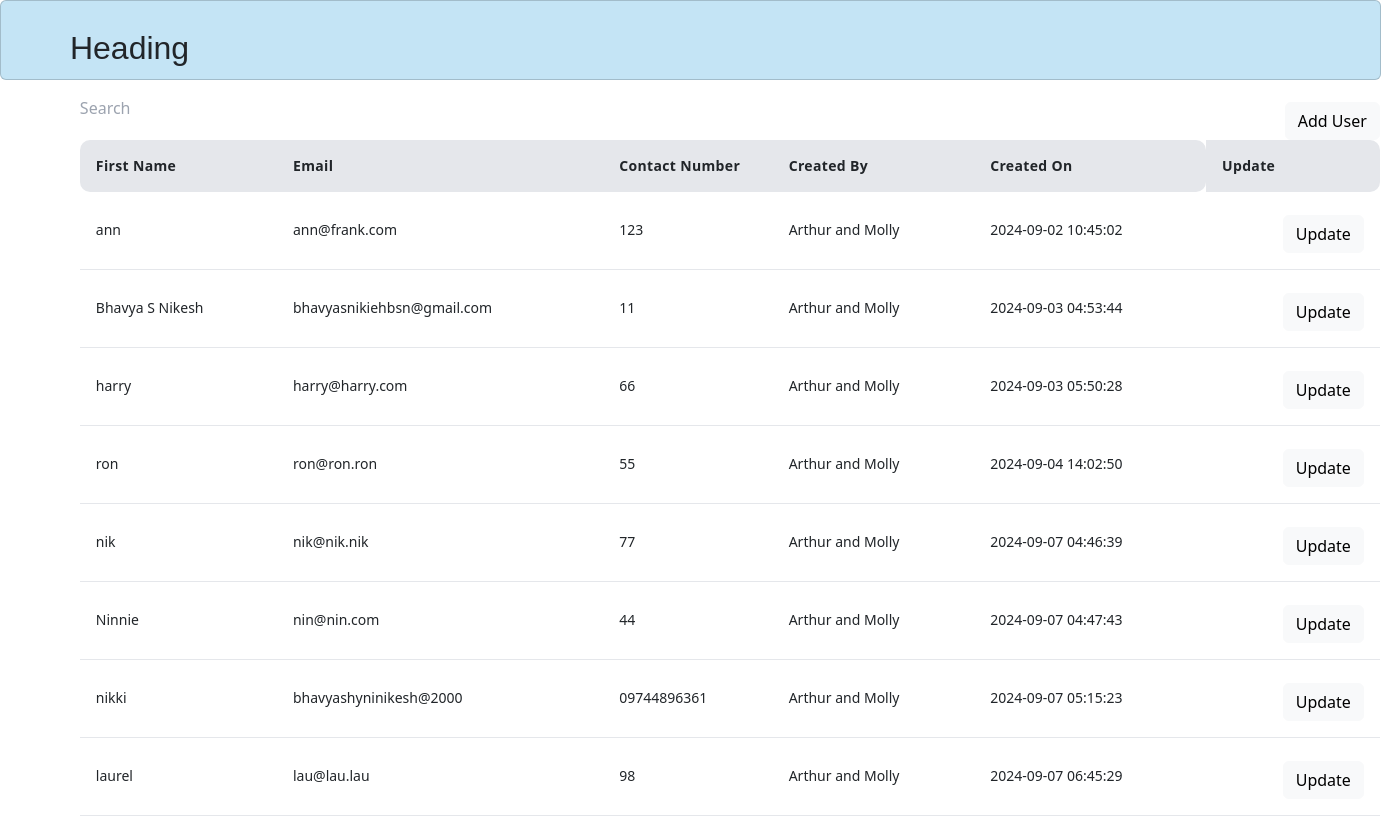
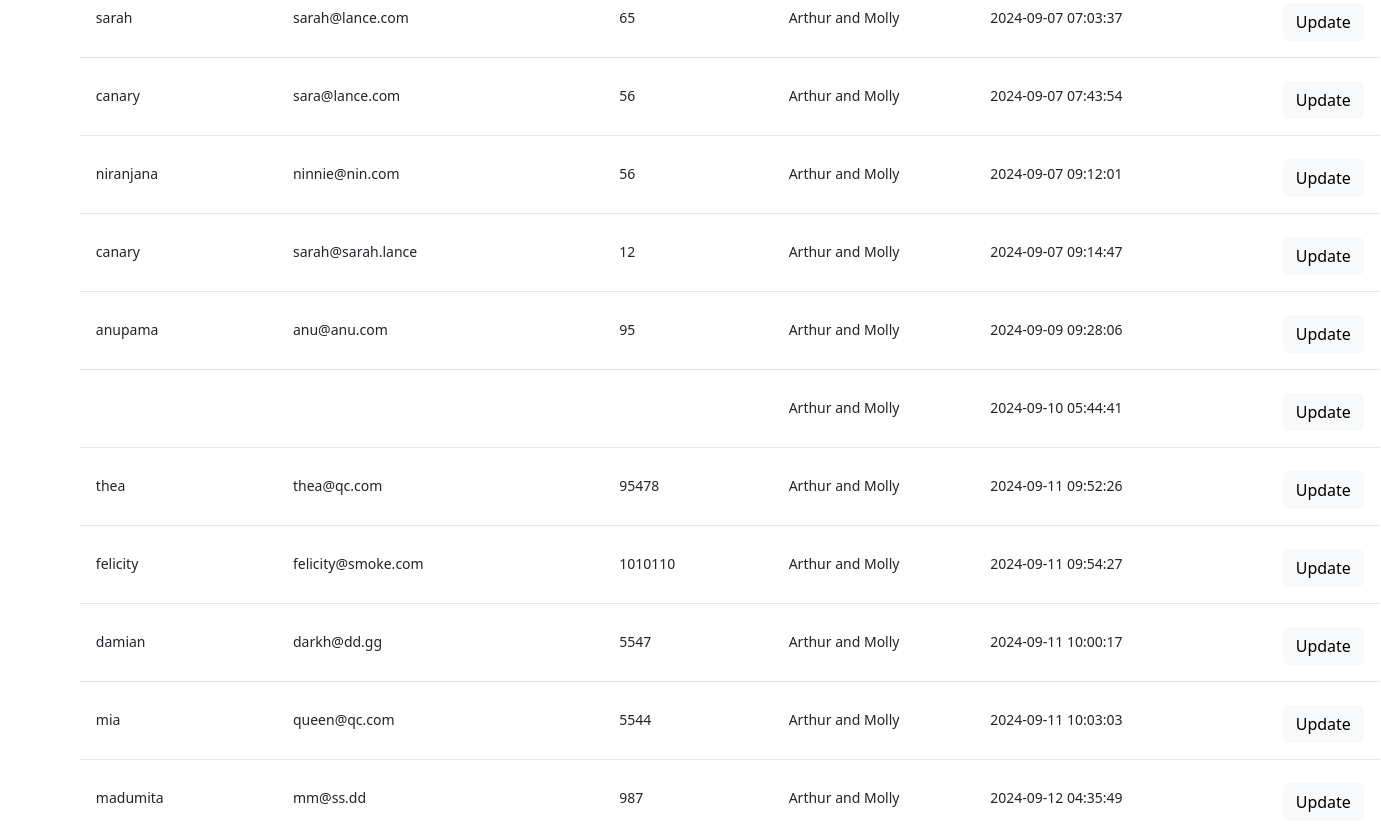
/users, run on an earlier commit of the app's database (2 pictures, top to bottom).
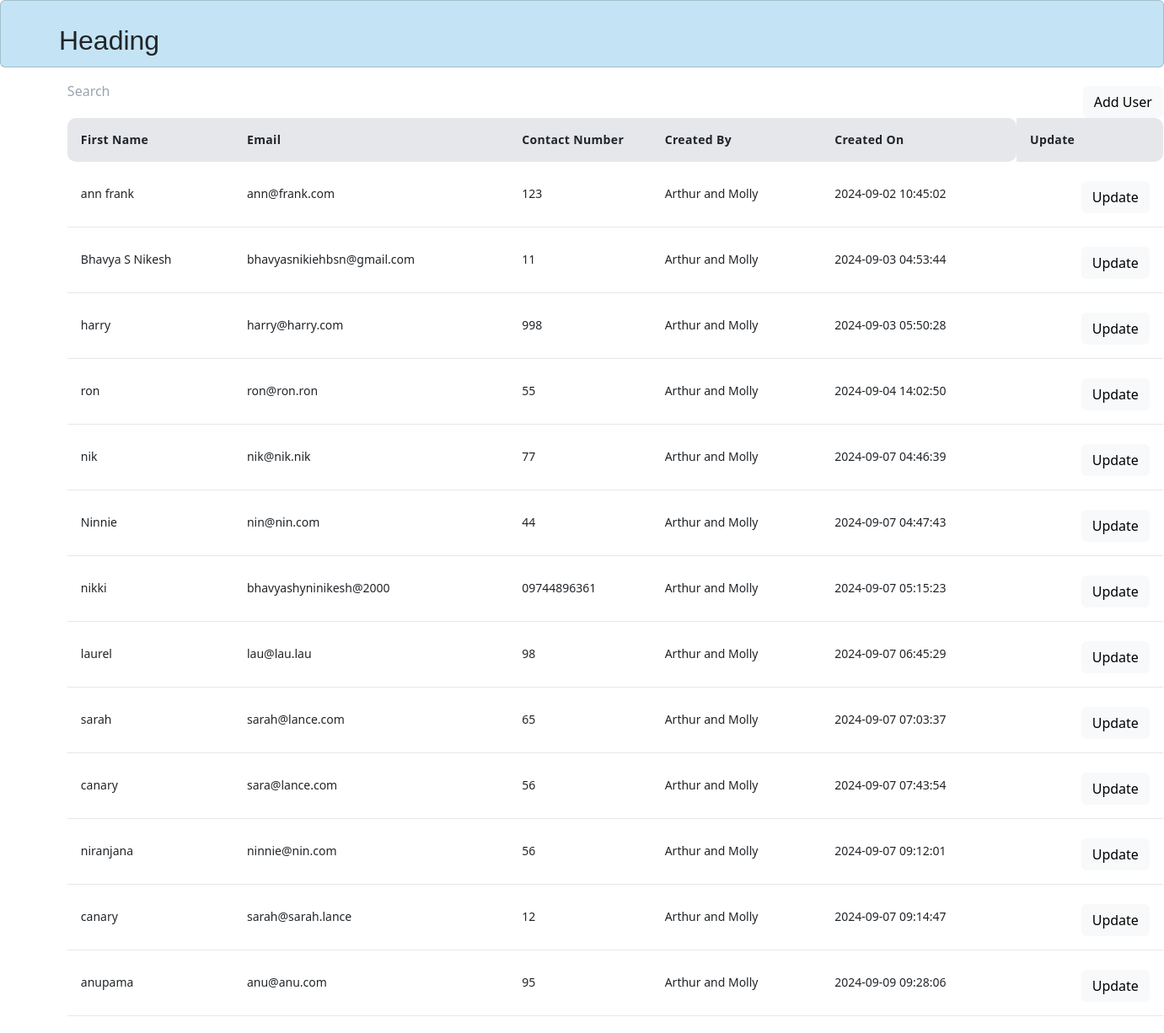
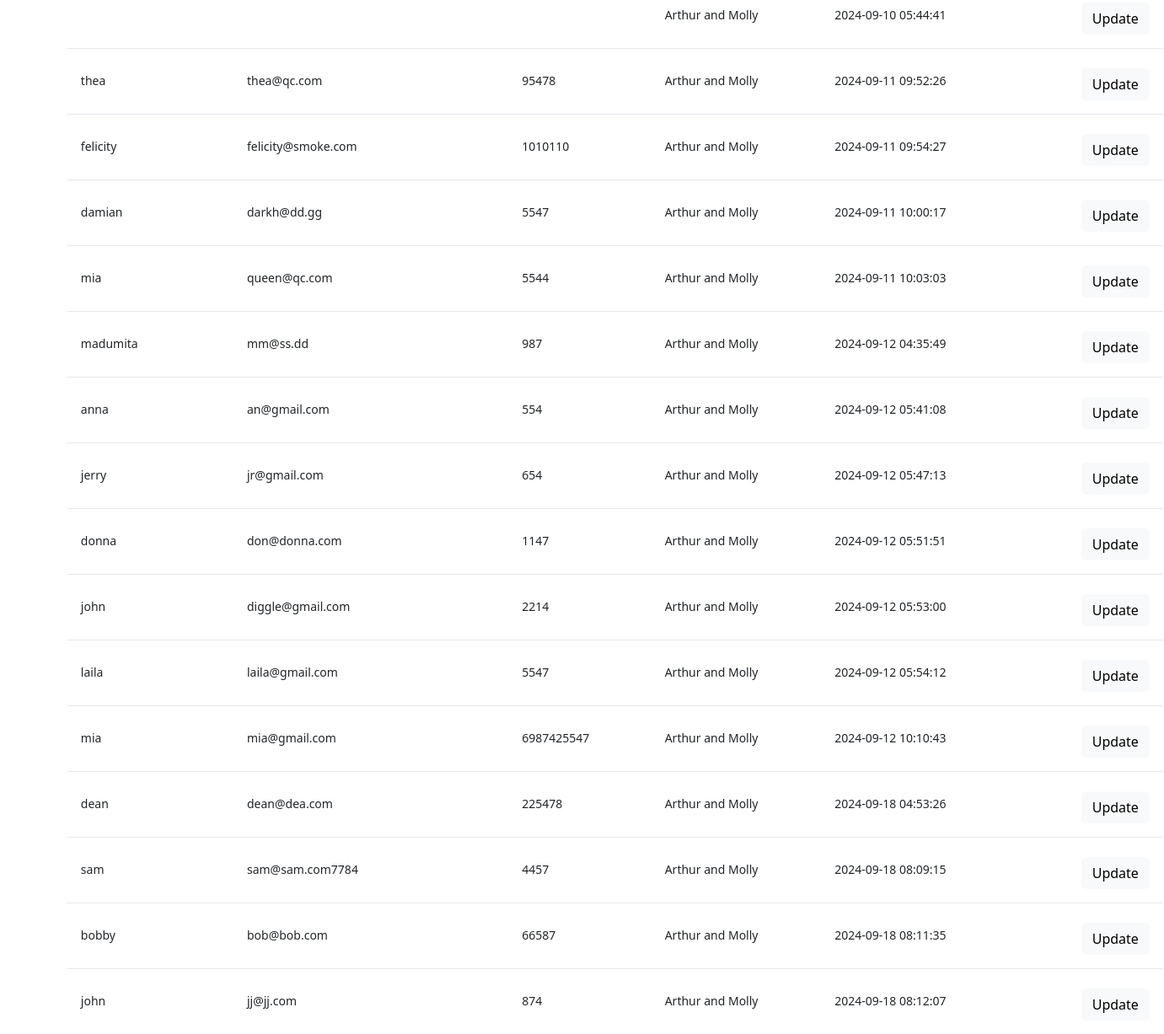
And on a later commit of the database (2 pictures, top to bottom).
### app.py (models this page shows)
class User(db.Model, UserMixin):
    user_id = db.Column(db.Integer, primary_key=True, autoincrement=True)
    email = db.Column(db.String(100),unique=True)
    password_hash = db.Column(db.String(500))
    first_name = db.Column(db.String(100),nullable=False)
    middle_name = db.Column(db.String(100),nullable=False)
    last_name = db.Column(db.String(100))
    contact_no =  db.Column(db.String(100),nullable=False)
    alt_contact_no = db.Column(db.String(100), nullable=True, default=None)
    company_id = mapped_column(Integer, ForeignKey("company.comp_id"))
    company = relationship("Company",backref=backref('users', lazy=True))
    is_deleted = db.Column(db.Boolean, default=False)
    created_by = db.Column(db.String(100), nullable=False)
    created_dt = db.Column(db.DateTime(timezone=True), server_default=func.now())
    updated_by = db.Column(db.String(100), nullable=False)
    updated_dt = db.Column(db.DateTime(timezone=True), server_default=func.now())

### app.py (the view)
@app.route('/users',methods=['GET', 'POST'] )
def users():
    user_list = User.query.all()
    return render_template('partials/table.html', users=user_list)

### templates/partials/table.html (shortened to what this page needs)
{% extends 'base.html' %}
{% block content %}
<!DOCTYPE html>
<html lang="en">
<head>
  <link href="https://unpkg.com/tailwindcss@^2/dist/tailwind.min.css" rel="stylesheet">
  <link href="https://cdn.jsdelivr.net/npm/bootstrap@5.3.3/dist/css/bootstrap.min.css" rel="stylesheet">
</head>
<body>
<div>
  <section class="section">
    <div id="table1">
      <div>
        <input type="text" class="input bg-white-50" style="float: left;" placeholder="Search" name="q" hx-get="/search" hx-trigger="keyup changed delay:500ms" hx-target="#results">
        <button
            x-data="{usedKeyboard: false}"
            @keydown.window.tab="usedKeyboard = true"
            role="button"
            @click="$dispatch('open-menu', { open: true, user_id:'aa'})"
            :class="{'focus:outline-none': !usedKeyboard}"
            class="btn btn-light" style="float: right;">
            Add User
        </button>
      </div>
      <table class="table2" id="results">
        <thead class="bg-gray-200 text-black-500">
          <tr class="bg-white-50">
            <th class="w-24 p-3 text-sm font-bold tracking-wide text-left">First Name</th>
            <th class="w-24 p-3 text-sm font-bold tracking-wide text-left">Email</th>
            <th class="w-24 p-3 text-sm font-bold tracking-wide text-left">Contact Number</th>
            <th class="w-24 p-3 text-sm font-bold tracking-wide text-left">Created By</th>
            <th class="w-24 p-3 text-sm font-bold tracking-wide text-left">Created On</th>
            <th class="w-24 p-3 text-sm font-bold tracking-wide text-left">Update</th>
          </tr>
        </thead>
        <tbody id="results" class="divide-y divide-white-100">
          {% for user in users %}
          <tr class="bg-white-200">
            <td class="p-3 text-sm text-black-700 whitespace-nowrap">{{ user.first_name }}</td>
            <td class="p-3 text-sm text-black-700 whitespace-nowrap">{{ user.email }}</td>
            <td class="p-3 text-sm text-black-700 whitespace-nowrap">{{ user.contact_no }}</td>
            <td class="p-3 text-sm text-black-700 whitespace-nowrap">{{ user.created_by }}</td>
            <td class="p-3 text-sm text-black-700 whitespace-nowrap">{{ user.created_dt }}</td>
            <td class="p-3 text-sm text-black-700 whitespace-nowrap">
              <a id="{{user.user_id}}" x-data="{usedKeyboard: false}" @keydown.window.tab="usedKeyboard = true" role="button" @click="$dispatch('open-menu', {open: true, user_id: $event.target.id});"  class="btn btn-light" style="float: right;">Update</a>
            </td>
          </tr>
          {% endfor %}
        </tbody>
      </table>
    </div>
  </section>
</div>
</body>
{% endblock %}

### templates/base.html (shortened to what this page needs)
<!doctype html>
<html lang="en">
  <head>
    <link href="{{url_for('static', filename='style.css')}}" rel="stylesheet">
    <script src="https://cdn.tailwindcss.com"></script>
  </head>
  <body>
    <header>
      <div id="pagetop" class="card">
          <div id="heading">
              <h2>Heading</h2>
          </div>
  </header>
    <div class="container-fluid">
        {% block content %}
         {% endblock %}
        </div>
  </body>
</html>

### static/style.css (style rules this page uses)
html, body { height: 100%; }
body { height: -moz-calc(100% - 113px); height: -webkit-calc(100% - 113px); height: calc(100% - 113px); }
body { background: #c4e4f5; }
h2 { font-size: 2.5rem; font-weight: bold; }
input { font-size: 18px; font-family:'Times New Roman', Times, serif; height: 27px; }
.btn { margin-left: 10px; margin-top: 7px; font-size: 16px; font-family: 'OpenSansBold'; padding: 5px 15px 10px 15px; }
table, th, td { border-left: none; border-right: none; }
tr td:nth-child(n+5), tr th:nth-child(n+5) { border-radius: 0 .625rem .625rem 0; }
tr td:nth-child(1), tr th:nth-child(1) { border-radius: .625rem 0 0 .625rem; }
#pagetop { position: absolute; padding: 0; height: 56px; top: 0; left: 0; width: 100%; background-color: #c4e4f5; display: inline-block; height: 80px; }
#heading { font-family:'Trebuchet MS', 'Lucida Sans Unicode', 'Lucida Grande', 'Lucida Sans', Arial, sans-serif; margin-top: 2%; margin-left: 5%; }
#table1 { margin-top: 7%; margin-left: 5%; width: 1300px;; }
.table2 { width: 1300px; }

What changed in the data, as far as the page shows it:
changed User "ann@frank.com": first_name "ann" → "ann frank"
changed User "harry": contact_no "66" → "998"
added User: first_name "anna", email "an@gmail.com", contact_no "554", created_by "Arthur and Molly", created_dt "2024-09-12 05:41:08"
added User: first_name "jerry", email "jr@gmail.com", contact_no "654", created_by "Arthur and Molly", created_dt "2024-09-12 05:47:13"
added User: first_name "donna", email "don@donna.com", contact_no "1147", created_by "Arthur and Molly", created_dt "2024-09-12 05:51:51"
added User: first_name "john", email "diggle@gmail.com", contact_no "2214", created_by "Arthur and Molly", created_dt "2024-09-12 05:53:00"
added User: first_name "laila", email "laila@gmail.com", contact_no "5547", created_by "Arthur and Molly", created_dt "2024-09-12 05:54:12"
added User: first_name "mia", email "mia@gmail.com", contact_no "6987425547", created_by "Arthur and Molly", created_dt "2024-09-12 10:10:43"
added User: first_name "dean", email "dean@dea.com", contact_no "225478", created_by "Arthur and Molly", created_dt "2024-09-18 04:53:26"
added User: first_name "sam", email "sam@sam.com7784", contact_no "4457", created_by "Arthur and Molly", created_dt "2024-09-18 08:09:15"
added User: first_name "bobby", email "bob@bob.com", contact_no "66587", created_by "Arthur and Molly", created_dt "2024-09-18 08:11:35"
added User: first_name "john", email "jj@jj.com", contact_no "874", created_by "Arthur and Molly", created_dt "2024-09-18 08:12:07"
